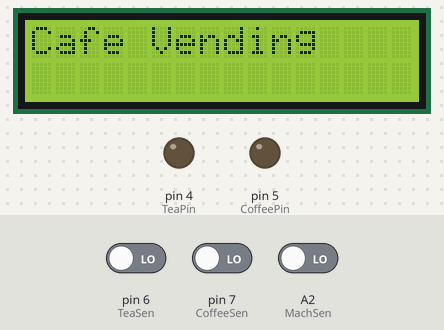
Simulated run of this sketch. Board: Arduino Uno, built with avr-gcc and run on an emulated ATmega328P. Shown: 16×2 character LCD, output pins drawn as LEDs (lit = HIGH). The inputs (shaded band) are chosen by the test bench; at power-on: A2 (MachSen) LOW, pin 6 (TeaSen) LOW, pin 7 (CoffeeSen) LOW.

Above: at 1.2 s.
1.3 s: A2 (MachSen) driven HIGH
At 1.6 s:
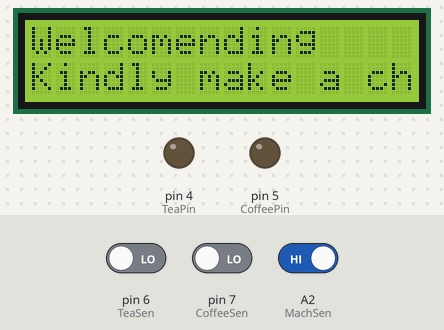
2.8 s: pin 6 (TeaSen) driven HIGH
At 3.9 s:
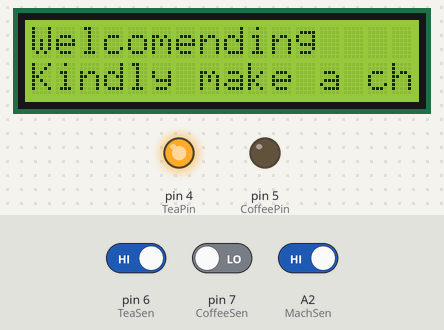
4.3 s: pin 7 (CoffeeSen) driven HIGH
At 6.2 s:
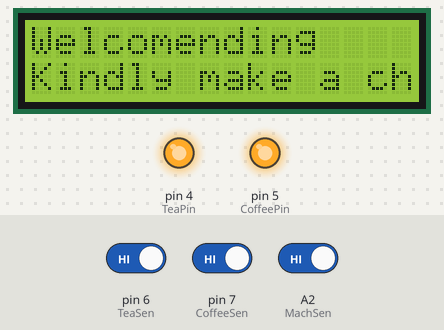
Timing chart, 0 to 7.7 s (numbered marks = the images above; inputs shaded):
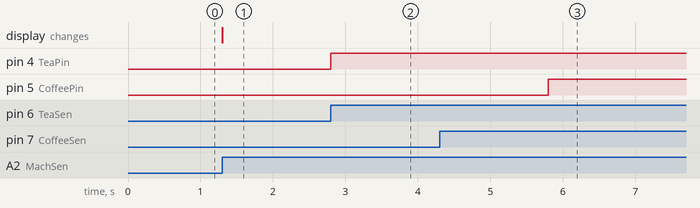

Measured:
- after the input at 1.3 s, the display: changes at once (image 1)
- after the input at 2.8 s, pin 4 (TeaPin): LOW → HIGH at once
- after the input at 4.3 s, pin 5 (CoffeePin): LOW → HIGH after 1.5 s

The sketch:

Cafe_Vending_Machine.ino
```cpp
#include <LiquidCrystal.h>
#define MachSen A2
#define TeaPin 4
#define CoffeePin 5
#define TeaSen 6
#define CoffeeSen 7
LiquidCrystal Machlcd(13,12,11,10,9,8);
void setup() {
  Serial.begin(9600);
  pinMode(MachSen, INPUT);
  pinMode(TeaPin, OUTPUT);
  pinMode(CoffeePin, OUTPUT);
  digitalWrite(MachSen, LOW);

  Machlcd.begin(16,2);
  Machlcd.setCursor(0,0);
  Machlcd.print("Cafe Vending");
}

void loop() {
  if(digitalRead(MachSen)){
    Machlcd.setCursor(0,0);
    Machlcd.print("Welcome");
    Machlcd.setCursor(0,1);
    Machlcd.print("Kindly make a choice");
      if(digitalRead(TeaSen)){
        digitalWrite(TeaPin, HIGH);
        delay(3000);
        }
      if(digitalRead(CoffeeSen)){
        digitalWrite(CoffeePin, HIGH);
        delay(3000);
        }
    }
}
```
